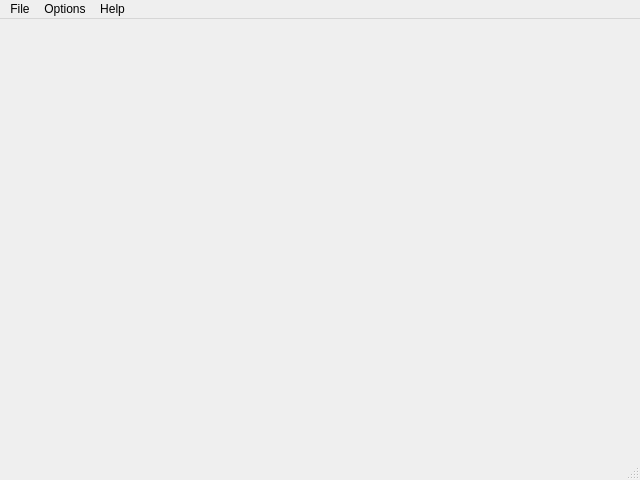
<?xml version="1.0" encoding="UTF-8"?>
<ui version="4.0">
 <class>MainWindow</class>
 <widget class="QMainWindow" name="MainWindow">
  <property name="geometry">
   <rect>
    <x>0</x>
    <y>0</y>
    <width>640</width>
    <height>480</height>
   </rect>
  </property>
  <property name="windowTitle">
   <string>MainWindow</string>
  </property>
  <widget class="QWidget" name="centralwidget">
   <layout class="QGridLayout" name="gridLayout"/>
  </widget>
  <widget class="QMenuBar" name="menubar">
   <property name="geometry">
    <rect>
     <x>0</x>
     <y>0</y>
     <width>640</width>
     <height>21</height>
    </rect>
   </property>
   <widget class="QMenu" name="menuFile">
    <property name="title">
     <string>File</string>
    </property>
    <widget class="QMenu" name="menuExport">
     <property name="title">
      <string>Export</string>
     </property>
     <addaction name="actionJson"/>
     <addaction name="actionExcel"/>
     <addaction name="actionText"/>
    </widget>
    <addaction name="menuExport"/>
    <addaction name="separator"/>
    <addaction name="actionExit"/>
   </widget>
   <widget class="QMenu" name="menuOptions">
    <property name="title">
     <string>Options</string>
    </property>
    <addaction name="actionPreference"/>
   </widget>
   <widget class="QMenu" name="menuHelp">
    <property name="title">
     <string>Help</string>
    </property>
   </widget>
   <addaction name="menuFile"/>
   <addaction name="menuOptions"/>
   <addaction name="menuHelp"/>
  </widget>
  <widget class="QStatusBar" name="statusbar"/>
  <action name="actionPreference">
   <property name="text">
    <string>Preference</string>
   </property>
  </action>
  <action name="actionJson">
   <property name="text">
    <string>Json</string>
   </property>
  </action>
  <action name="actionExcel">
   <property name="text">
    <string>Excel</string>
   </property>
  </action>
  <action name="actionText">
   <property name="text">
    <string>Text</string>
   </property>
  </action>
  <action name="actionExit">
   <property name="text">
    <string>Exit</string>
   </property>
  </action>
 </widget>
 <resources/>
 <connections/>
</ui>
